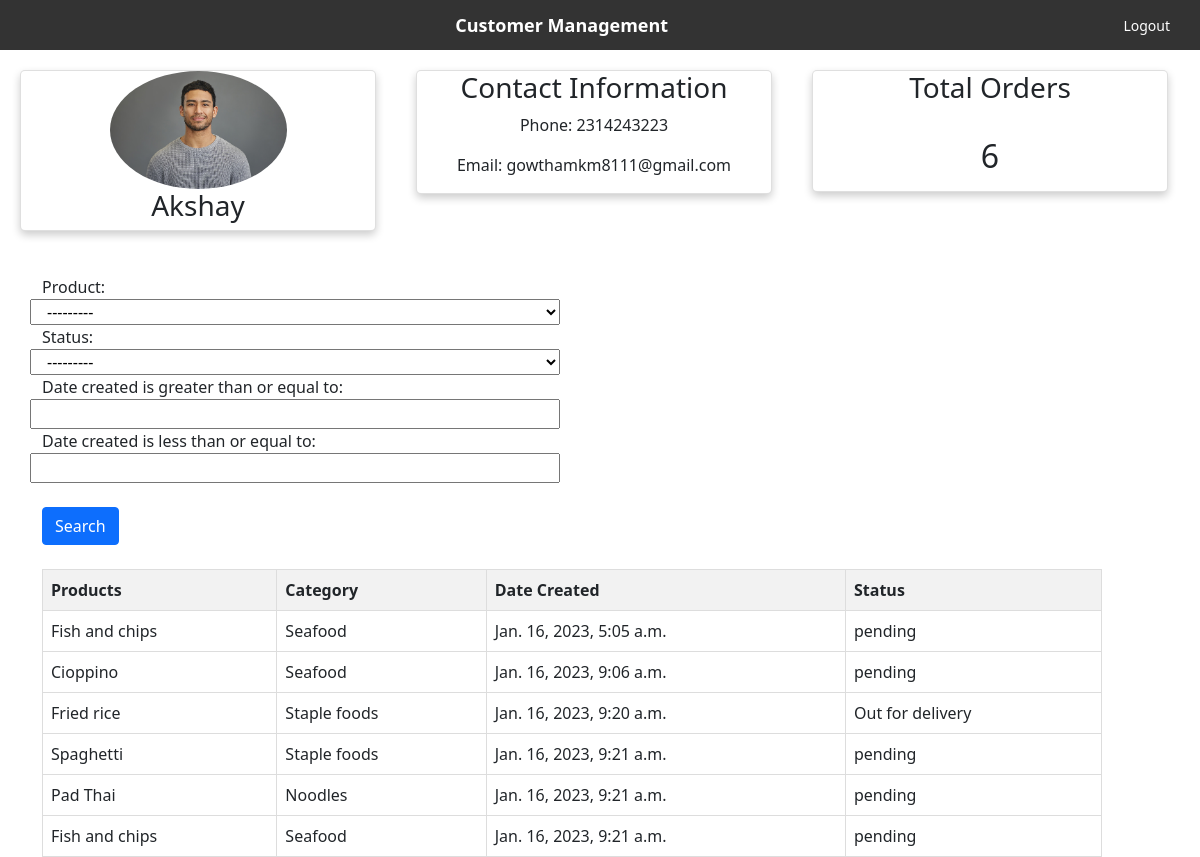
Page /customer/8/ (signed in) on the committed database.
### accounts/models.py (models this page shows, shortened)
class Customer(models.Model):
    user = models.OneToOneField(User, null=True, blank=True, on_delete=models.CASCADE)
    name = models.CharField(max_length=200, null=True)
    phone = models.CharField(max_length=10, null=True)
    email = models.CharField(max_length=200, null=True)
    profile_pic = models.ImageField(null=True, blank=True, default="default image.jpg")
    date_created = models.DateTimeField(auto_now_add=True, null=True)

class Order(models.Model):
    STATUS = (
        ('pending', 'pending'),
        ('Out for delivery', 'Out for delivery'),
        ('Delivered', 'Delivered'),
    )
    customer = models.ForeignKey(Customer, null=True, on_delete=models.SET_NULL)
    product = models.ForeignKey(Products, null=True, on_delete=models.SET_NULL)
    date_created = models.DateTimeField(auto_now_add=True, null=True)
    status = models.CharField(max_length=200, null=True, choices=STATUS)

class Products(models.Model):
    CATEGORY = (
        ('Seafood', 'Seafood'),
        ('Desserts', 'Desserts'),
        ('Staple foods', 'Staple foods'),
        ('Noodles', 'Noodles')
    )
    name = models.CharField(max_length=200, null=True)
    price = models.FloatField(null=True)
    category = models.CharField(max_length=200, null=True, choices=CATEGORY)
    description = models.CharField(max_length=200, null=True, blank=True)
    date_created = models.DateTimeField(auto_now_add=True, null=True)
    tag = models.ManyToManyField(Tags)
    def __str__(self):
        return self.name

### accounts/decorators.py (the view)
        def wrapper_func(request, *args, **kwargs):
            group=None
            if request.user.groups.exists():
                group= request.user.groups.all()[0].name
            if group in allowed_roles:
                return view_func(request, *args, **kwargs)
            else:
                return HttpResponse('user are not allowed to view this page')

### accounts/views.py (called while the page is built)
@login_required(login_url='login')
@allowed_users(allowed_roles=['admin'])
def user_data(request, pk):
    customer = Customer.objects.get(id=pk)
    order = customer.order_set.all()
    order_count = order.count()
    myFilter = OrderFilter(request.GET, queryset=order)
    order = myFilter.qs
    context = {'customer': customer, 'order': order,
               'order_count': order_count, 'myFilter': myFilter}
    return render(request, 'customer.html', context)

### template/customer.html (shortened to what this page needs)
{% load static %}
<!DOCTYPE html>
<html lang="en" dir="ltr">
  <head>
    <link href="https://cdn.jsdelivr.net/npm/bootstrap@5.0.2/dist/css/bootstrap.min.css" rel="stylesheet">
  </head>
  <body>
    <div class="navbar" >
      <div class="navbar-center">Customer Management</div>
      <div class="navbar-right">
        <a class="navbar-button" href="{% url 'logout' %}">Logout</a>
      </div>
    </div>
    <div style="display: flex;">
      <div style="width: 33%; padding: 20px;">
        <div class="card">
          <center><img src="{{customer.profile_pic.url}}" alt="Customer" style="width: 50%; border-radius: 50%;"></center>
          <div class="card-content">
            <h3>{{customer.name}}</h3>
          </div>
        </div>
      </div>
      <div style="width: 33%; padding: 20px;">
        <div class="card">
          <div class="card-content">
            <h3>Contact Information</h3>
            <p>Phone: {{customer.phone}}</p>
            <p>Email: {{customer.email}}</p>
          </div>
        </div>
      </div>
      <div style="width: 33%; padding: 20px;">
        <div class="card">
          <div class="card-content">
            <h3>Total Orders</h3><br>
            <h2>{{order_count}}</p>
          </div>
        </div>
      </div>
    </div>
  <div class="row"  style="margin-left: 30px;">
    <div class="col-11" >
      <br>
<form action="" method="get">
  <div class="row" style="width: 50%;"> {{myFilter.form}}</div>
  <br>
  <button class="btn btn-primary" type="submit">Search</button>
</form>
<br>
            <table>
              <tr>
                <th>Products</th>
                <th>Category</th>
                <th>Date Created</th>
                <th>Status</th>
              </tr>
              {% for i in order %}
              <tr>
                <td>{{i.product.name}}</td>
                <td>{{i.product.category}}</td>
                <td>{{i.date_created}}</td>
                <td>{{i.status}}</td>
              </tr>
              {% endfor %}
            </table>
            </div>
        </div>
  </body>
</html>

### template/customer.html (style rules this page uses)
.row { display: flex; }
table { border-collapse: collapse; width: 100%; }
th, td { border: 1px solid #ddd; padding: 8px; text-align: left; }
th { background-color: #f2f2f2; }
.navbar { display: flex; justify-content: space-between; align-items: center; height: 50px; background-color: #333; color: #fff; padding: 0 20px; }
.navbar-center { flex: 1; text-align: center; font-size: 18px; font-weight: bold; }
.navbar-right { display: flex; }
.navbar-button { color: #fff; text-decoration: none; padding: 10px; font-size: 14px; margin-left: 10px; }
.card { background-color: white; box-shadow: 0 4px 8px 0 rgba(0, 0, 0, 0.2); transition: 0.3s; border-radius: 5px; text-align: center; }
.card img { border-radius: 5px 5px 0 0; width: 100%; height: auto; }

### rows in the picture
Customer: profile_pic (picture), name "Akshay", phone "2314243223", email "gowthamkm8111@gmail.com"
Order: product.name "Fish and chips", product.category "Seafood", date_created "Jan. 16, 2023, 5:05 a.m.", status "pending"
Order: product.name "Cioppino", product.category "Seafood", date_created "Jan. 16, 2023, 9:06 a.m.", status "pending"
Order: product.name "Fried rice", product.category "Staple foods", date_created "Jan. 16, 2023, 9:20 a.m.", status "Out for delivery"
Order: product.name "Spaghetti", product.category "Staple foods", date_created "Jan. 16, 2023, 9:21 a.m.", status "pending"
Order: product.name "Pad Thai", product.category "Noodles", date_created "Jan. 16, 2023, 9:21 a.m.", status "pending"
Order: product.name "Fish and chips", product.category "Seafood", date_created "Jan. 16, 2023, 9:21 a.m.", status "pending"

### other values in the picture
{{ order_count }} "6"
